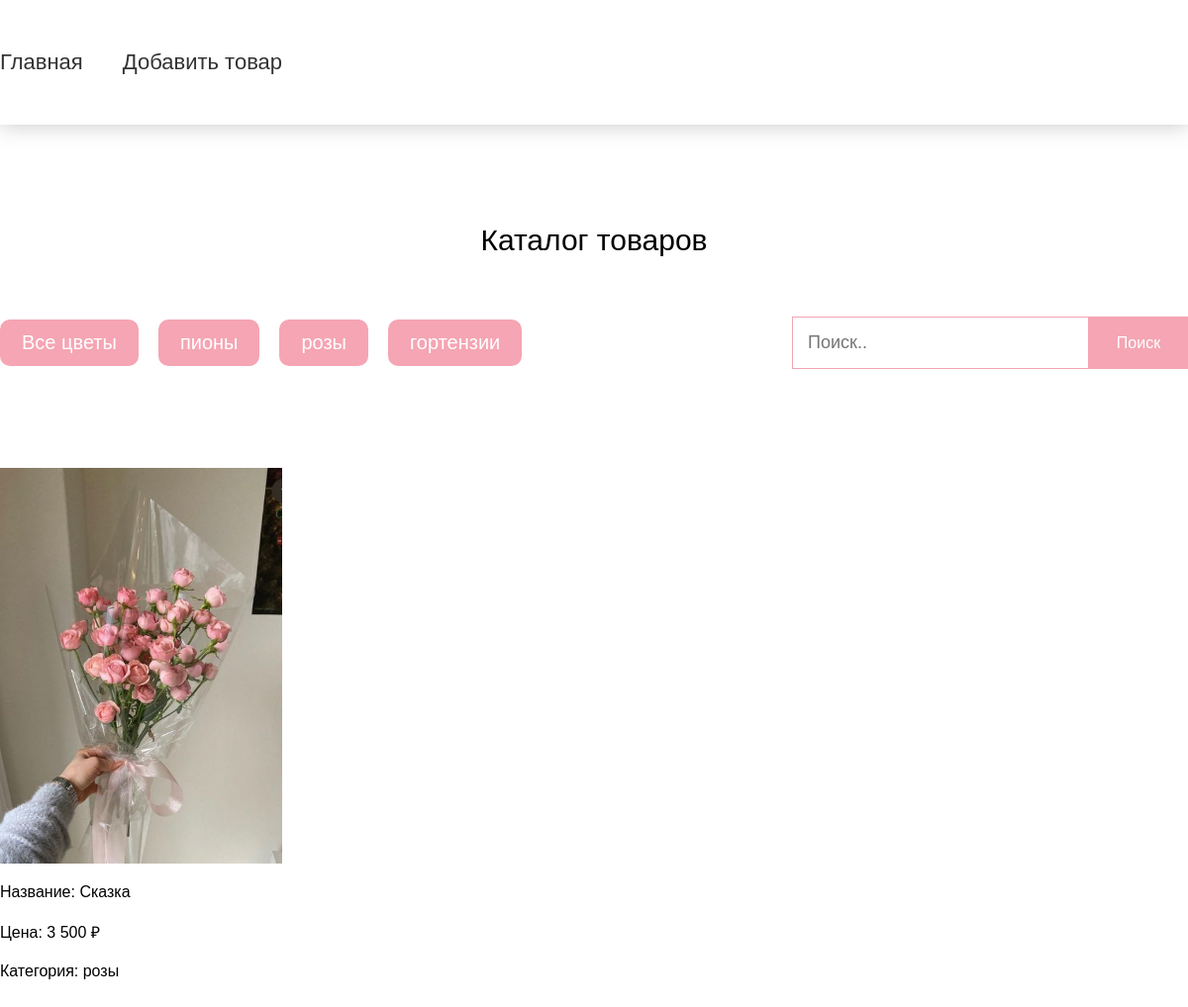
Screenshot of /?page=home&cat=2 with the database file from the repository.
### tables this page shows
CREATE TABLE `category` (
  `id` int(11) NOT NULL,
  `name` varchar(255) NOT NULL
);

CREATE TABLE `tovars` (
  `id` int(11) NOT NULL,
  `name` varchar(255) NOT NULL,
  `price` varchar(255) NOT NULL,
  `img` varchar(1000) NOT NULL,
  `category_id` int(11) NOT NULL
);

### pages/home.php (the view, shortened to what this page needs)
<div class="catalog container">
    <h2>Каталог товаров</h2>
    <div class="catalog-block">
        <div class="category">
            <a href="?page=home">Все цветы</a>
            <?
            $sql = "SELECT * FROM `category`";
            $res_cat = $connect->query($sql);
            foreach ($res_cat as $cat) { ?>
                <a href="?page=home&cat=<?= $cat['id'] ?>"><?= $cat['name'] ?></a>
            <? } ?>
        </div>
        <form method="post" class="search" name="search">
            <input class="search-input" type="text" name="name" placeholder="Поиск.." value="<? if (isset($_POST['search']))
                echo $_POST['name'] ?>">
                <input type="submit" value="Поиск" name="search" class="search-btn">
            </form>
        </div>
    </div>
    <div class="cards container">
        <?php
            $dopSql = "";
            if (isset($_GET['cat'])) {
                $cat_id = $_GET['cat'];
                $dopSql .= (empty($dopSql) ? "WHERE " : "AND ") . "category_id = $cat_id";
            }
            $sql = "SELECT * FROM `tovars` $dopSql";
            $result = $connect->query($sql);
            if ($res == 0) { ?>
    <? }
            foreach ($result as $tovar) {
                $id = $tovar['id'] ?>
        <div class="card">
            <img src="<?= $tovar['img'] ?>" alt="img">
            <p>Название: <?= $tovar['name'] ?></p>
            <p>Цена: <?= $tovar['price'] ?> ₽</p>
            <?
            $id_cat = $tovar['category_id'];
            $sql = "SELECT * FROM `category` WHERE `id`='$id_cat'";
            $res_cat = $connect->query($sql)->fetch(2);
            ?>
            <p>Категория: <?= $res_cat['name'] ?></p>
        </div>
    <? }
            ?>
</div>

### assets/css/style.css (style rules this page uses)
* { box-sizing: border-box; margin: 0; padding: 0; }
body { font-family: sans-serif; }
.container { width: 1200px; margin: 0 auto; }
a { color: #333; text-decoration: none; }
.catalog { padding: 100px 0; display: flex; flex-direction: column; gap: 60px; }
.catalog h2 { text-align: center; font-size: 30px; font-weight: 400; color: black; }
.catalog-block { display: flex; width: 100%; align-items: center; justify-content: space-between; }
.cards { display: flex; flex-wrap: wrap; justify-content: start; gap: 20px; padding-bottom: 100px; }
.card { width: 285px; display: flex; flex-direction: column; gap: 20px; }
.card img { height: 400px; object-fit: cover; }
.category { display: flex; gap: 20px; }
.category a { font-size: 20px; padding: 10px 20px; border-radius: 10px; border: 2px solid rgb(245, 165, 179); color: white; background-color: rgb(245, 165, 179); }
.search { display: flex; }
.search-input { border-radius: 0; background-color: transparent; border: 1px solid rgb(245, 165, 179); width: 300px; font-size: 18px; padding: 15px; outline: none; }
.search-btn { background-color: rgb(245, 165, 179); color: white; border: none; width: 100px; padding: 15px; font-size: 16px; }

### rows the page displays
category: name "пионы"
category: name "розы"
category: name "гортензии"
tovars: img (picture), name "Сказка", price "3 500", category.name "розы"
